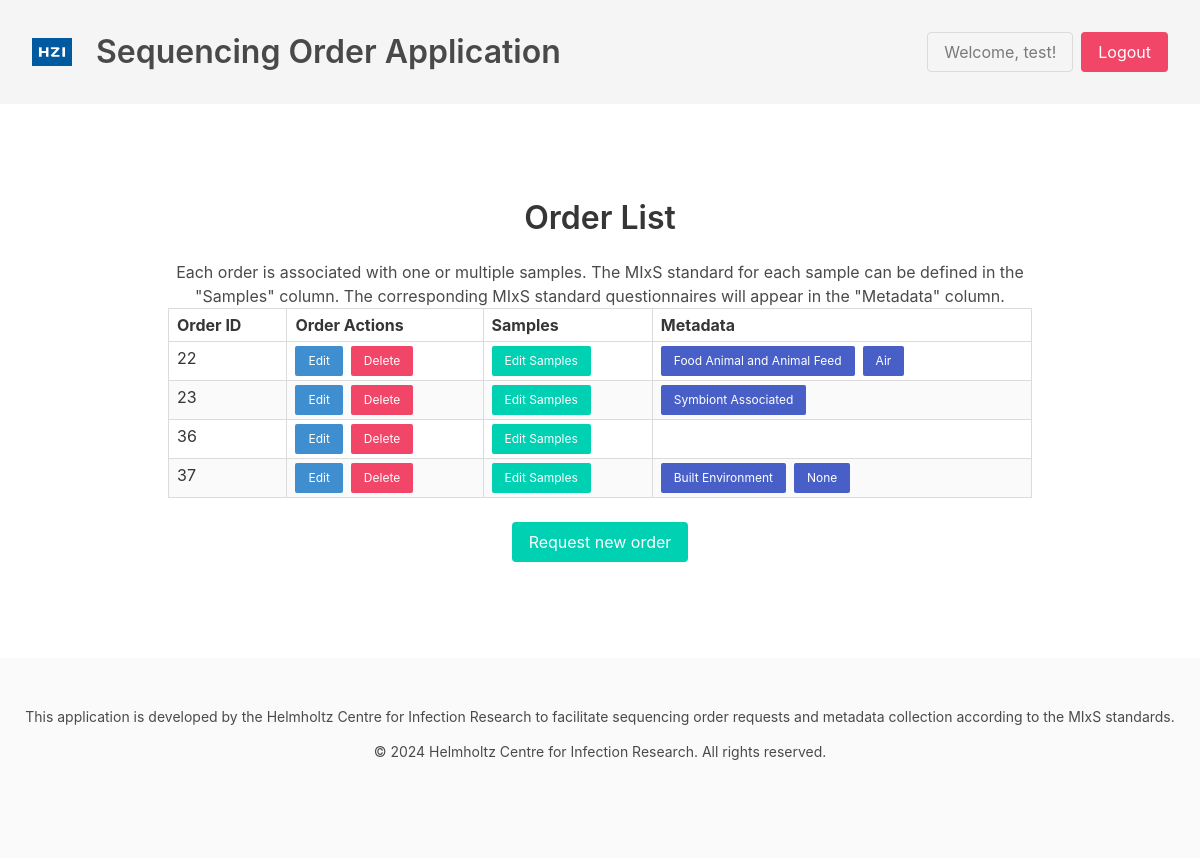
The page /orders/ (signed in) on the database as committed earlier.
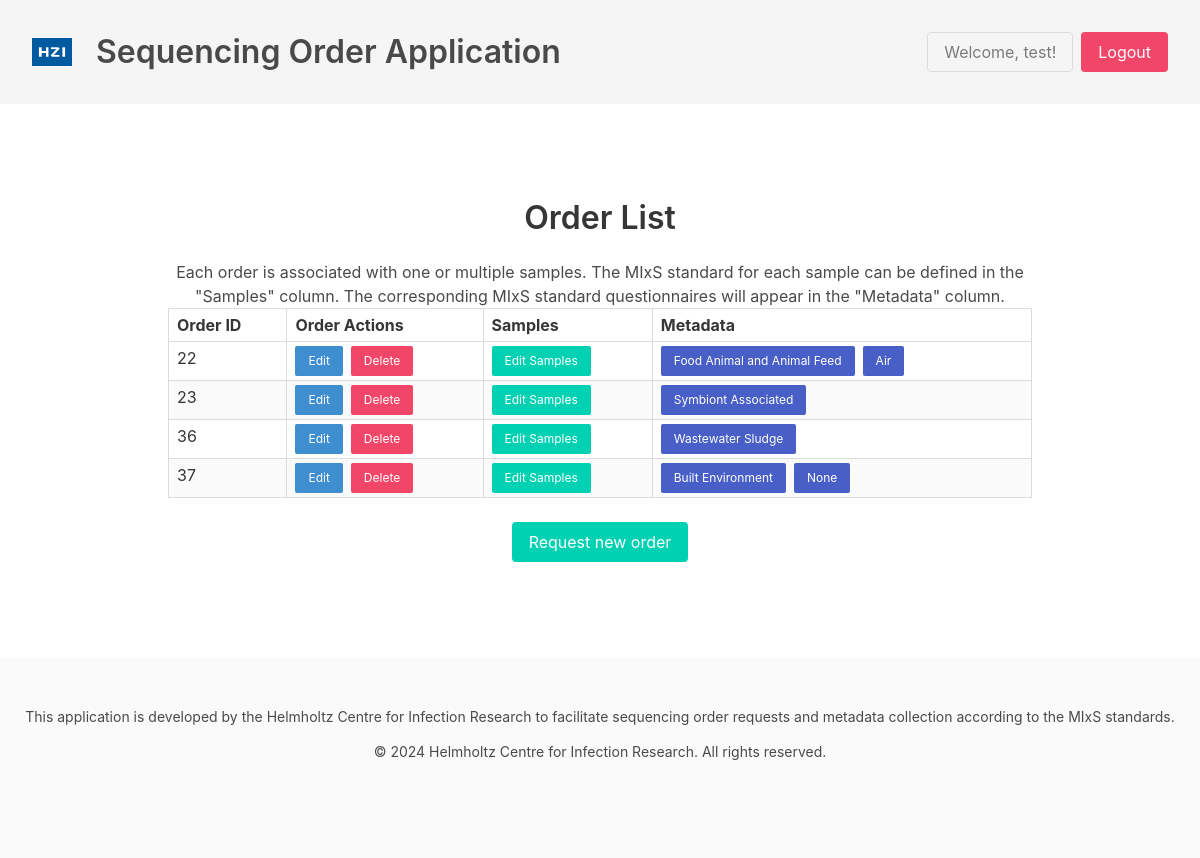
The same page on the database as committed later.
### myapp/models.py (models this page shows, shortened)
class Order(models.Model):
    user = models.ForeignKey(User, on_delete=models.CASCADE)
    name = models.CharField(max_length=100, null=True, blank=True)
    billing_address = models.TextField(null=True, blank=True)
    ag_and_hzi = models.CharField(max_length=100, null=True, blank=True)
    date = models.DateField(null=True, blank=True)
    quote_no = models.CharField(max_length=100, null=True, blank=True)
    contact_phone = PhoneNumberField(null=True, blank=True)
    email = models.EmailField(null=True, blank=True)
    data_delivery = models.CharField(max_length=100, null=True, blank=True)
    signature = models.CharField(max_length=100, null=True, blank=True)
    experiment_title = models.CharField(max_length=100, null=True, blank=True)
    dna = models.CharField(max_length=20, null=True, blank=True)
    rna = models.CharField(max_length=20, null=True, blank=True)
    library = models.CharField(max_length=20, choices=LIBRARY_CHOICES, null=True, blank=True)
    method = models.CharField(max_length=100, null=True, blank=True)
    buffer = models.CharField(max_length=100, null=True, blank=True)
    organism = models.CharField(max_length=100, null=True, blank=True)
    isolated_from = models.CharField(max_length=100, null=True, blank=True)
    isolation_method = models.CharField(max_length=100, choices=ISOLATION_METHOD_CHOICES, null=True, blank=True)

class Sample(models.Model):
    order = models.ForeignKey(Order, on_delete=models.CASCADE)
    sample_name = models.CharField(max_length=100, null=True, blank=True)
    concentration = models.CharField(max_length=100, null=True, blank=True)
    volume = models.CharField(max_length=100, null=True, blank=True)
    ratio_260_280 = models.CharField(max_length=100, null=True, blank=True)
    ratio_260_230 = models.CharField(max_length=100, null=True, blank=True)
    comments = models.TextField(null=True, blank=True)
    internal_id = models.DateTimeField(auto_now_add=True)
    mixs_metadata_standard = models.CharField(max_length=100, choices=MIXS_METADATA_STANDARDS, null=True, blank=True)
    mixs_metadata = JSONField(null=True, blank=True)

### myapp/views.py (the view)
# urls.py: path('orders/', views.OrderListView.as_view(), name='order_list'),
class OrderListView(ListView):
    model = Order
    template_name = 'order_list.html'
    context_object_name = 'orders'
    def get_queryset(self):
        orders = Order.objects.filter(user=self.request.user)
        for order in orders:
            order.mixs_standards = order.sample_set.values_list('mixs_metadata_standard', flat=True).distinct()
        return orders

### myapp/templates/order_list.html (shortened to what this page needs)
{% extends 'base.html' %}
{% block content %}
<section class="section">
  <div class="container">
    <h2 class="title has-text-centered">Order List</h2>
    <p class="has-text-centered">
      Each order is associated with one or multiple samples. The MIxS standard for each sample can be defined in the "Samples" column. The corresponding MIxS standard questionnaires will appear in the "Metadata" column.
    </p>
    {% if orders %}
      <div class="table-container">
        <table class="table is-bordered is-striped is-narrow is-hoverable is-fullwidth">
          <thead>
            <tr>
              <th>Order ID</th>
              <th>Order Actions</th>
              <th>Samples</th>
              <th>Metadata</th>
            </tr>
          </thead>
          <tbody>
            {% for order in orders %}
              <tr>
                <td>{{ order.id }}</td>
                <td>
                  <div class="buttons">
                    <a href="{% url 'order_edit' order_id=order.id %}" class="button is-small is-info">Edit</a>
                    <a href="{% url 'delete_order' order.id %}" class="button is-small is-danger">Delete</a>
                  </div>
                </td>
                <td>
                  <a href="{% url 'samples_view' order.id %}" class="button is-small is-primary">Edit Samples</a>
                </td>
                <td>
                  <div class="buttons">
                    {% for mixs_standard in order.mixs_standards %}
                      <a href="{% url 'mixs_view' order.id mixs_standard %}" class="button is-small is-link">{{ mixs_standard }}</a>
                    {% endfor %}
                  </div>
                </td>
              </tr>
            {% endfor %}
          </tbody>
        </table>
      </div>
    {% else %}
      <p class="has-text-centered">No orders found.</p>
    {% endif %}
    <div class="has-text-centered mt-4">
      <a href="{% url 'order_create' %}" class="button is-primary">Request new order</a>
    </div>
  </div>
</section>
{% endblock content %}

Rows that differ between the two databases and show on the page:
added Sample: mixs_metadata_standard "Wastewater Sludge", shown under Order id 36
